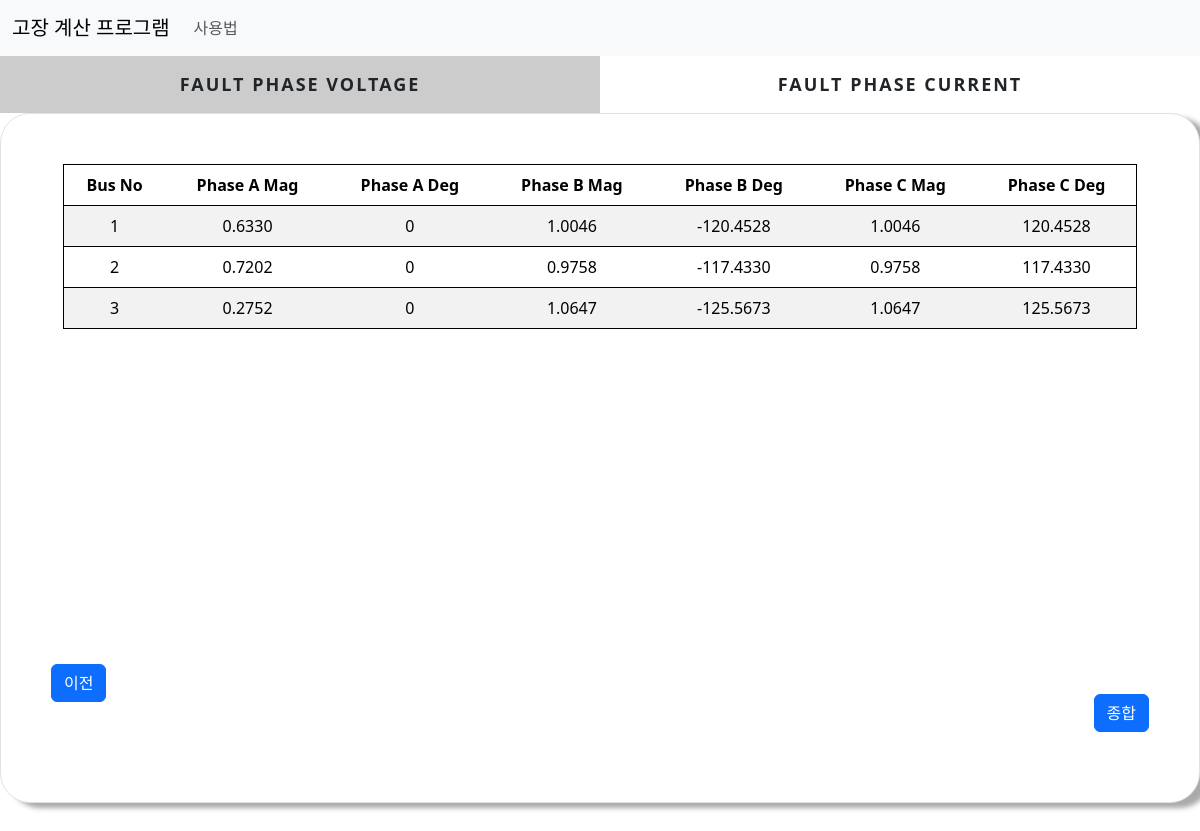
The page /phase/ on the database as committed earlier.
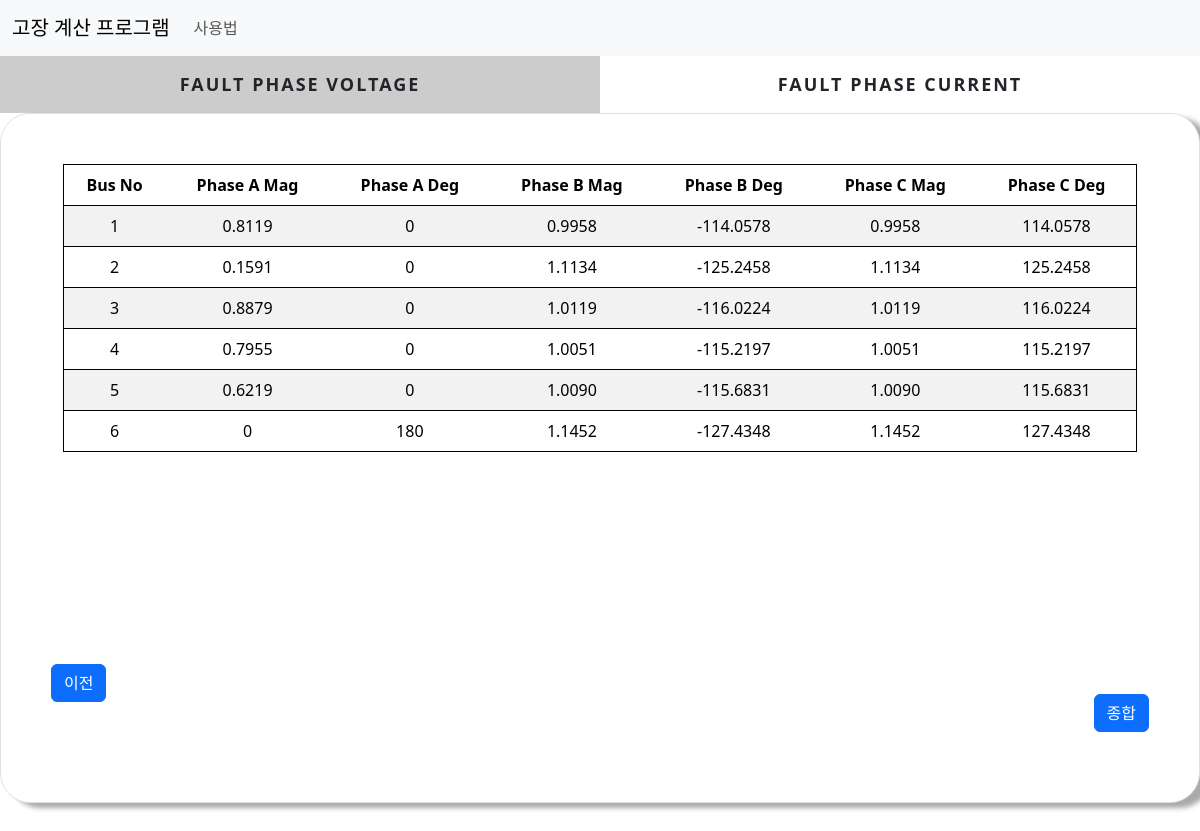
The same page on the database as committed later.
### cal/models.py (models this page shows)
class OtherFaultV(models.Model):
    Bus_No = models.SmallIntegerField()
    Phase_A_Mag = models.FloatField()
    Phase_A_Deg = models.FloatField()
    Phase_B_Mag = models.FloatField()
    Phase_B_Deg = models.FloatField()
    Phase_C_Mag = models.FloatField()
    Phase_C_Deg = models.FloatField()

### cal/views.py (the view)
# urls.py: path('phase/',views.phase,name='phase'),
def phase(request):
    faultcon = FaultCondition.objects.get(to_find=True)
    threefaultv=ThreeFaultV.objects.all()
    threefaulti=ThreeFaultI.objects.all()
    otherfaultv=OtherFaultV.objects.all()
    otherfaulti=OtherFaultI.objects.all()
    context={'threefaultv':threefaultv,'threefaulti':threefaulti,'otherfaultv':otherfaultv,'otherfaulti':otherfaulti,'faultcon':faultcon}
    return render(request, 'cal/phase.html',context=context)

### cal/templates/cal/phase.html (shortened to what this page needs)
{% extends './base.html'%}
{% load static %}
{% block content %}
{% if faultcon.fault_type == 0 %}
<div class="main">
  <input type="radio" id="tab-1" name="show" checked/>
  <input type="radio" id="tab-2" name="show" />
  <div class="tab zero">
    <label for="tab-1">Fault Voltage</label>
    <label for="tab-2">Fault Current</label>
  </div>
  <div class="content">
    <div class="content-dis">
      <div class="border">
        <div class="container  fault">
          <table class="table table-striped">
            <thead>
              <tr>
                <td>Bus No</td>
                <td>Magnitude</td>
                <td>Angle</td>
              </tr>
            </thead>
            <tbody>
              {% for threefaultv in threefaultv %}
              <tr>
                <td>{{threefaultv.Bus_No}}</td>
                <td>{{threefaultv.Voltage_Mag|floatformat:-4}}</td>
                <td>{{threefaultv.Voltage_Deg|floatformat:-4}}</td>
              </tr>
              {% endfor %}
            </tbody>
          </table>
        </div>
        <a class="btn btn-primary" href="{% url 'zbus' %}">이전</a>
        <a class="btn btn-primary next" href="{% url 'result' %}">종합</a>
      </div>
    </div>
    <div class="content-dis">
      <div class="border">
        <div class="container  fault">
            <table class="table table-striped">
              <thead>
                <tr>
                  <td>From Bus</td>
                  <td>To Bus</td>
                  <td>Magnitude</td>
                  <td>Angle</td>
                </tr>
              </thead>
              <tbody>
                {% for threefaulti in threefaulti %}
                <tr>
                  <td>{{threefaulti.From_Bus}}</td>
                  {% if threefaulti.To_Bus == -1%}
                    <td>F</td>
                  {% else%}
                    <td>{{threefaulti.To_Bus}}</td>
                  {% endif%}
                  <td>{{threefaulti.Current_Mag|floatformat:-4}}</td>
                  <td>{{threefaulti.Current_Deg|floatformat:-4}}</td>
                </tr>
                {% endfor %}
              </tbody>
            </table>
        </div>
        <a class="btn btn-primary" href="{% url 'zbus' %}">이전</a>
        <a class="btn btn-primary next" href="{% url 'result' %}">종합</a>
      </div>
    </div>
  </div>
</div>
{% else %}
<div class="main">
    <div class="tab other">
      <label for="tab-1">Fault Phase Voltage</label>
      <label for="tab-2">Fault Phase Current</label>
    </div>
    <div class="content">
      <div class="content-dis">
        <div class="border">
          <div class="container  fault">
            <table class="table table-striped">
              <thead>
                <tr>
                  <td>Bus No</td>
                  <td>Phase A Mag</td>
                  <td>Phase A Deg</td>
                  <td>Phase B Mag</td>
                  <td>Phase B Deg</td>
                  <td>Phase C Mag</td>
                  <td>Phase C Deg</td>
                </tr>
              </thead>
              <tbody>
                {% for otherfaultv in otherfaultv %}
                <tr>
                  <td>{{otherfaultv.Bus_No}}</td>
                  <td>{{otherfaultv.Phase_A_Mag|floatformat:-4}}</td>
                  <td>{{otherfaultv.Phase_A_Deg|floatformat:-4}}</td>
                  <td>{{otherfaultv.Phase_B_Mag|floatformat:-4}}</td>
                  <td>{{otherfaultv.Phase_B_Deg|floatformat:-4}}</td>
                  <td>{{otherfaultv.Phase_C_Mag|floatformat:-4}}</td>
                  <td>{{otherfaultv.Phase_C_Deg|floatformat:-4}}</td>
                </tr>
                {% endfor %}
              </tbody>
            </table>
          </div>
          <a class="btn btn-primary" href="{% url 'sequence' %}">이전</a>
          <a class="btn btn-primary next" href="{% url 'result' %}">종합</a>
        </div>
      </div>
    </div>
  </div>
{% endif %}
{% endblock content %}

Rows that differ between the two databases and show on the page:
removed OtherFaultV: Bus_No "1", Phase_A_Mag "0.6330", Phase_A_Deg "0", Phase_B_Mag "1.0046", Phase_B_Deg "-120.4528", Phase_C_Mag "1.0046", Phase_C_Deg "120.4528"
removed OtherFaultV: Bus_No "2", Phase_A_Mag "0.7202", Phase_A_Deg "0", Phase_B_Mag "0.9758", Phase_B_Deg "-117.4330", Phase_C_Mag "0.9758", Phase_C_Deg "117.4330"
removed OtherFaultV: Bus_No "3", Phase_A_Mag "0.2752", Phase_A_Deg "0", Phase_B_Mag "1.0647", Phase_B_Deg "-125.5673", Phase_C_Mag "1.0647", Phase_C_Deg "125.5673"
added OtherFaultV: Bus_No "1", Phase_A_Mag "0.8119", Phase_A_Deg "0", Phase_B_Mag "0.9958", Phase_B_Deg "-114.0578", Phase_C_Mag "0.9958", Phase_C_Deg "114.0578"
added OtherFaultV: Bus_No "2", Phase_A_Mag "0.1591", Phase_A_Deg "0", Phase_B_Mag "1.1134", Phase_B_Deg "-125.2458", Phase_C_Mag "1.1134", Phase_C_Deg "125.2458"
added OtherFaultV: Bus_No "3", Phase_A_Mag "0.8879", Phase_A_Deg "0", Phase_B_Mag "1.0119", Phase_B_Deg "-116.0224", Phase_C_Mag "1.0119", Phase_C_Deg "116.0224"
added OtherFaultV: Bus_No "4", Phase_A_Mag "0.7955", Phase_A_Deg "0", Phase_B_Mag "1.0051", Phase_B_Deg "-115.2197", Phase_C_Mag "1.0051", Phase_C_Deg "115.2197"
added OtherFaultV: Bus_No "5", Phase_A_Mag "0.6219", Phase_A_Deg "0", Phase_B_Mag "1.0090", Phase_B_Deg "-115.6831", Phase_C_Mag "1.0090", Phase_C_Deg "115.6831"
added OtherFaultV: Bus_No "6", Phase_A_Mag "0", Phase_A_Deg "180", Phase_B_Mag "1.1452", Phase_B_Deg "-127.4348", Phase_C_Mag "1.1452", Phase_C_Deg "127.4348"
